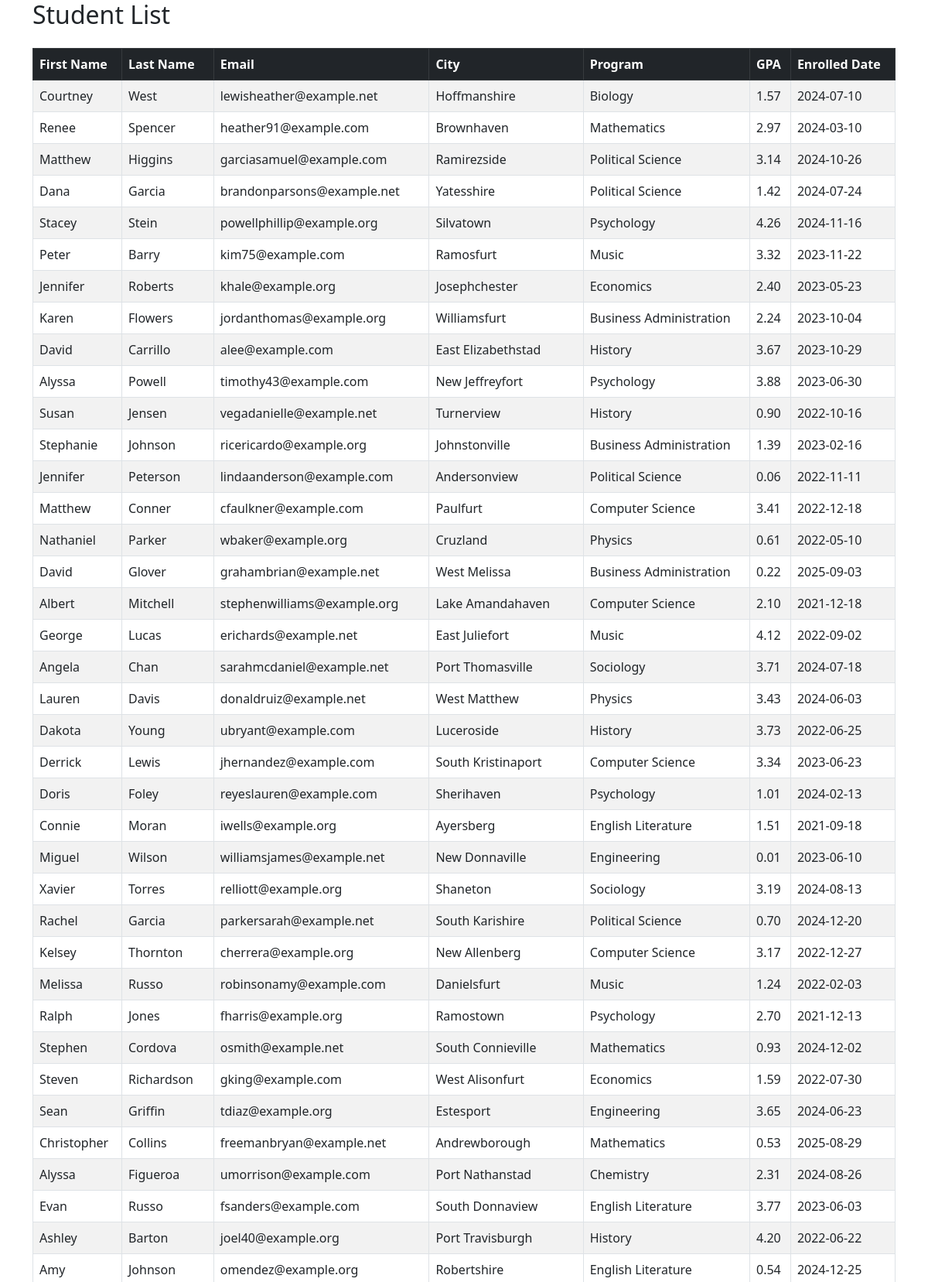
/Week2/queries/db_query.php (upper part), run on the app's committed database.
### tables this page shows
CREATE TABLE students (
  id INT UNSIGNED NOT NULL AUTO_INCREMENT PRIMARY KEY,
  first_name   VARCHAR(50) NOT NULL,
  last_name    VARCHAR(50) NOT NULL,
  email        VARCHAR(120) NOT NULL UNIQUE,
  city         VARCHAR(80) NOT NULL,
  program      VARCHAR(80) NOT NULL,
  gpa          DECIMAL(3,2) NOT NULL CHECK (gpa BETWEEN 0.00 AND 4.30),
  enrolled_date DATE NOT NULL,
  created_at   TIMESTAMP DEFAULT CURRENT_TIMESTAMP,
  INDEX idx_city (city),
  INDEX idx_program (program)
);

### www/Week2/queries/db_query.php (the view, shortened to what this page needs)
<?php
$host = 'lamp_db';
$dbname = 'school_db';
$username = 'user';
$password = 'userpassword';
$conn = new mysqli($host, $username, $password, $dbname, $por);
$sql = "SELECT first_name, last_name, email, city, program, gpa, enrolled_date FROM students";
$result = $conn->query($sql);
?>
<!DOCTYPE html>
<html lang="en">
<head>
    <link href="https://cdn.jsdelivr.net/npm/bootstrap@5.2.3/dist/css/bootstrap.min.css" rel="stylesheet">
</head>
<body class="container">
    <h2 class="mb-4">Student List</h2>
    <table class="table table-striped table-bordered">
        <thead class="table-dark">
            <tr>
                <th>First Name</th>
                <th>Last Name</th>
                <th>Email</th>
                <th>City</th>
                <th>Program</th>
                <th>GPA</th>
                <th>Enrolled Date</th>
            </tr>
        </thead>
        <tbody>
            <?php if ($result->num_rows > 0): ?>
                <?php while($row = $result->fetch_assoc()): ?>
                    <tr>
                        <td><?= htmlspecialchars($row['first_name']) ?></td>
                        <td><?= htmlspecialchars($row['last_name']) ?></td>
                        <td><?= htmlspecialchars($row['email']) ?></td>
                        <td><?= htmlspecialchars($row['city']) ?></td>
                        <td><?= htmlspecialchars($row['program']) ?></td>
                        <td><?= htmlspecialchars($row['gpa']) ?></td>
                        <td><?= htmlspecialchars($row['enrolled_date']) ?></td>
                    </tr>
                <?php endwhile; ?>
            <?php else: ?>
                <tr><td colspan="7" class="text-center">No students found.</td></tr>
            <?php endif; ?>
        </tbody>
    </table>
</body>
</html>

### data on the page
students: first_name "Courtney", last_name "West", email "lewisheather@example.net", city "Hoffmanshire", program "Biology", gpa "1.57", enrolled_date "2024-07-10"
students: first_name "Renee", last_name "Spencer", email "heather91@example.com", city "Brownhaven", program "Mathematics", gpa "2.97", enrolled_date "2024-03-10"
students: first_name "Matthew", last_name "Higgins", email "garciasamuel@example.com", city "Ramirezside", program "Political Science", gpa "3.14", enrolled_date "2024-10-26"
students: first_name "Dana", last_name "Garcia", email "brandonparsons@example.net", city "Yatesshire", program "Political Science", gpa "1.42", enrolled_date "2024-07-24"
students: first_name "Stacey", last_name "Stein", email "powellphillip@example.org", city "Silvatown", program "Psychology", gpa "4.26", enrolled_date "2024-11-16"
students: first_name "Peter", last_name "Barry", email "kim75@example.com", city "Ramosfurt", program "Music", gpa "3.32", enrolled_date "2023-11-22"
students: first_name "Jennifer", last_name "Roberts", email "khale@example.org", city "Josephchester", program "Economics", gpa "2.40", enrolled_date "2023-05-23"
students: first_name "Karen", last_name "Flowers", email "jordanthomas@example.org", city "Williamsfurt", program "Business Administration", gpa "2.24", enrolled_date "2023-10-04"
students: first_name "David", last_name "Carrillo", email "alee@example.com", city "East Elizabethstad", program "History", gpa "3.67", enrolled_date "2023-10-29"
students: first_name "Alyssa", last_name "Powell", email "timothy43@example.com", city "New Jeffreyfort", program "Psychology", gpa "3.88", enrolled_date "2023-06-30"
students: first_name "Susan", last_name "Jensen", email "vegadanielle@example.net", city "Turnerview", program "History", gpa "0.90", enrolled_date "2022-10-16"
students: first_name "Stephanie", last_name "Johnson", email "ricericardo@example.org", city "Johnstonville", program "Business Administration", gpa "1.39", enrolled_date "2023-02-16"
students: first_name "Jennifer", last_name "Peterson", email "lindaanderson@example.com", city "Andersonview", program "Political Science", gpa "0.06", enrolled_date "2022-11-11"
students: first_name "Matthew", last_name "Conner", email "cfaulkner@example.com", city "Paulfurt", program "Computer Science", gpa "3.41", enrolled_date "2022-12-18"
students: first_name "Nathaniel", last_name "Parker", email "wbaker@example.org", city "Cruzland", program "Physics", gpa "0.61", enrolled_date "2022-05-10"
students: first_name "David", last_name "Glover", email "grahambrian@example.net", city "West Melissa", program "Business Administration", gpa "0.22", enrolled_date "2025-09-03"
students: first_name "Albert", last_name "Mitchell", email "stephenwilliams@example.org", city "Lake Amandahaven", program "Computer Science", gpa "2.10", enrolled_date "2021-12-18"
students: first_name "George", last_name "Lucas", email "erichards@example.net", city "East Juliefort", program "Music", gpa "4.12", enrolled_date "2022-09-02"
students: first_name "Angela", last_name "Chan", email "sarahmcdaniel@example.net", city "Port Thomasville", program "Sociology", gpa "3.71", enrolled_date "2024-07-18"
students: first_name "Lauren", last_name "Davis", email "donaldruiz@example.net", city "West Matthew", program "Physics", gpa "3.43", enrolled_date "2024-06-03"
students: first_name "Dakota", last_name "Young", email "ubryant@example.com", city "Luceroside", program "History", gpa "3.73", enrolled_date "2022-06-25"
students: first_name "Derrick", last_name "Lewis", email "jhernandez@example.com", city "South Kristinaport", program "Computer Science", gpa "3.34", enrolled_date "2023-06-23"
students: first_name "Doris", last_name "Foley", email "reyeslauren@example.com", city "Sherihaven", program "Psychology", gpa "1.01", enrolled_date "2024-02-13"
students: first_name "Connie", last_name "Moran", email "iwells@example.org", city "Ayersberg", program "English Literature", gpa "1.51", enrolled_date "2021-09-18"
students: first_name "Miguel", last_name "Wilson", email "williamsjames@example.net", city "New Donnaville", program "Engineering", gpa "0.01", enrolled_date "2023-06-10"
students: first_name "Xavier", last_name "Torres", email "relliott@example.org", city "Shaneton", program "Sociology", gpa "3.19", enrolled_date "2024-08-13"
students: first_name "Rachel", last_name "Garcia", email "parkersarah@example.net", city "South Karishire", program "Political Science", gpa "0.70", enrolled_date "2024-12-20"
students: first_name "Kelsey", last_name "Thornton", email "cherrera@example.org", city "New Allenberg", program "Computer Science", gpa "3.17", enrolled_date "2022-12-27"
students: first_name "Melissa", last_name "Russo", email "robinsonamy@example.com", city "Danielsfurt", program "Music", gpa "1.24", enrolled_date "2022-02-03"
students: first_name "Ralph", last_name "Jones", email "fharris@example.org", city "Ramostown", program "Psychology", gpa "2.70", enrolled_date "2021-12-13"
students: first_name "Stephen", last_name "Cordova", email "osmith@example.net", city "South Connieville", program "Mathematics", gpa "0.93", enrolled_date "2024-12-02"
students: first_name "Steven", last_name "Richardson", email "gking@example.com", city "West Alisonfurt", program "Economics", gpa "1.59", enrolled_date "2022-07-30"
students: first_name "Sean", last_name "Griffin", email "tdiaz@example.org", city "Estesport", program "Engineering", gpa "3.65", enrolled_date "2024-06-23"
students: first_name "Christopher", last_name "Collins", email "freemanbryan@example.net", city "Andrewborough", program "Mathematics", gpa "0.53", enrolled_date "2025-08-29"
students: first_name "Alyssa", last_name "Figueroa", email "umorrison@example.com", city "Port Nathanstad", program "Chemistry", gpa "2.31", enrolled_date "2024-08-26"
students: first_name "Evan", last_name "Russo", email "fsanders@example.com", city "South Donnaview", program "English Literature", gpa "3.77", enrolled_date "2023-06-03"
students: first_name "Ashley", last_name "Barton", email "joel40@example.org", city "Port Travisburgh", program "History", gpa "4.20", enrolled_date "2022-06-22"
students: first_name "Amy", last_name "Johnson", email "omendez@example.org", city "Robertshire", program "English Literature", gpa "0.54", enrolled_date "2024-12-25"
